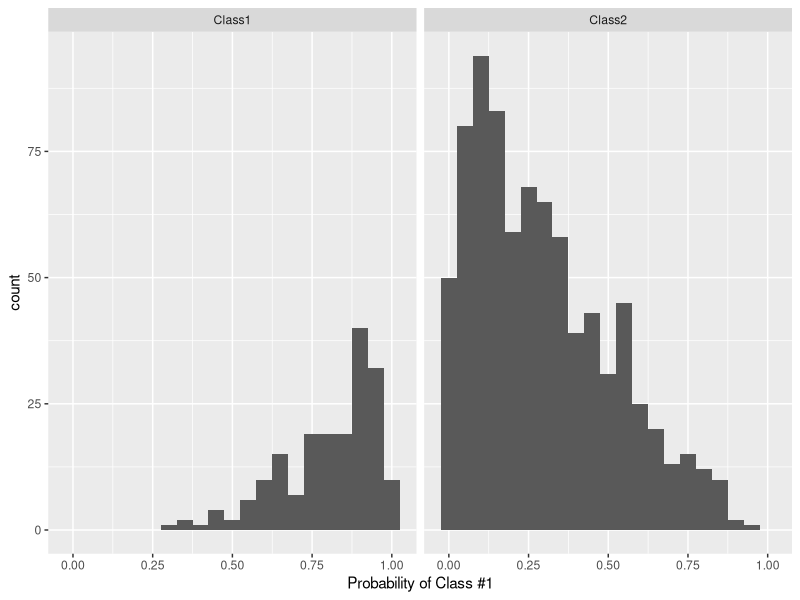

Write R code to recreate this figure.
#Para ejemplarizar todo estos conceptos se utilizara un codigo basado
#en el mostrado en:
#     https://topepo.github.io/caret/measuring-performance.html#probs


library(caret)

#generacion de los datos que simulan la evaluacion de un clasificador
#Primero: se genera el factor con la etiqueta real que se asigna a cada muestra
#    Se recomienda averiguar lo que hace cada función para entender el código
#    perfectamente.
set.seed(1000)
true_class <- sort(factor(sample(paste0("Class", 1:2),
                                 size = 1000,
                                 prob = c(.2, .8), replace = TRUE
                                 )
                          )
                  )

probs_class1 <- c( rbeta(sum(true_class == "Class1"), 4, 1),
                   rbeta(sum(true_class == "Class2"), 1, 2.5)
                  )
probs_class2 <- 1 - probs_class1

test_set <- data.frame(obs = true_class,
                       Class1 = probs_class1,
                       Class2 = probs_class2
                       )
test_set$pred <- factor(ifelse(test_set$Class1 > .5, 
                               "Class1", 
                               ifelse(test_set$Class1 < 0.5, 
                                      "Class2", 
                                      sample(paste0("Class", 1:2), size = 1, prob=c(0.5, 0.5))
                                      )
                               )
                        )

#obtener informacion de lo creado hasta ahora
#   Observar las muestras que pertenecerian a cada clase, tanto real como predicha
summary(test_set)

#No es casualidad los nombres de las variable miembro obs y pred de test_set:
#   en algunas de las funciones que se indican a continuacion es necesario que esos sean
#   los nombres para que las funciones operen correctamente.
#Ademas, aquellos modelos que sean probabilísticos generaran las probabilidades de cada
#clase al predecir un ejemplo. Estas probabilidades se deben almacenar en un vector cuyo
#nombre sera la etiqueta. De aquí que existan las variables miembro Class1 y Class2.


#Veamos los histogramas de probabilidad para cada clase
library(ggplot2)
ggplot(test_set,
       aes(x = Class1)) + #creo el ggplot con la variable test_set y el eje corresponde a 
  # las probabilidades indicadas en test_set$Class1
  geom_histogram(binwidth = .05) + #agnado un histograma para cada clase, ancho de bin 0.05
  facet_wrap(~obs) + #indico sobre que variable hay que realizar la cuenta en cada bin
  xlab("Probability of Class #1") #agnado rotulo


#Primer paso: evaluar el resultado de clasificacion
# se asume como clase positiva Class1 al ser el primer level de los factores obs y pred
cl_results <- confusionMatrix(data = test_set$pred, reference = test_set$obs)
print(cl_results)

# pero podemos especificar el segundo nivel
lvls <- levels(test_set$obs)
cl_results2 <- confusionMatrix(data = test_set$pred, reference = test_set$obs,
                               positive = lvls[2])
print(cl_results2)


#Algunos de los valores de medidas estadísticas de prestaciones de clasificacion
#se pueden calcular directametente con funciones:
#  sensitivity
#  specificity
#  posPredValue
#  negPredValue
#En todas ellas se tienen los mismos parametros: data, reference, positive
sensitivity(data=test_set$pred, reference=test_set$obs, positive = levels(test_set$obs))
specificity(data=test_set$pred, reference=test_set$obs, positive = levels(test_set$obs))
posPredValue(data=test_set$pred, reference=test_set$obs, positive = levels(test_set$obs))
negPredValue(data=test_set$pred, reference=test_set$obs, positive = levels(test_set$obs))

#Para problemas de dos clases, la funcion twoClassSummary retorna el area debajo
#de la curva ROC, la sensitivity y specificity
#   en este caso, twoClassSummary utiliza las probabilidades de cada clase.
#   Luego, en la llamada a train hay que activar a TRUE el argumento classProbs
twoClassSummary(test_set, lev = levels(test_set$obs))


#Hay mas funciones para estos fines.
# defaultSummary(data, lev = NULL, model = NULL)      <<<--- es un wrapper de postResample
# postResample(pred, obs)                             <<<--- Accuracy y Kappa
# mnLogLoss(data, lev = NULL, model = NULL)           <<<--- logaritmo de probabilidad de distribución multinomial
#          -logLoss = (-1/n)  SUM_{i=1}^n SUM_{j=1}^C y_{ij} * log(p_{ij})
# multiClassSummary(data, lev = NULL, model = NULL)   <<<--- retorna los estadísticos promediados de entre los calculados para cada clase
# prSummary(data, lev = NULL, model = NULL)           <<<--- Precision y Recall
#
#Intente utilizar satisfactoriamente estas funciones. 
# TO DO


#############################################################################
#Las medidas de prestaciones de clasificacion se pueden obtener tambien para los datos
#de entrenamiento. Y para problemas multiclase.
#
#Vamos a empezar a aplicar los conceptos de ajuste de clasificador y de validación cruzada.
#


#Datos del problema: iris (nuestro amigo)
data(iris)
TrainData <- iris[,1:4]                  # Features de entrada o Predictores
TrainClasses <- iris[,5]                 # Etiquetas

#Lo primero: obtenga las caracteristicas de estos datos. 
#Y mas especificamente, cuantas etiquetas tenemos
# TO DO


#Uso de train y trainControl para entrenar knn
#
#entrenaremos un clasificador knn utilizando caret, sin validación cruzada
#sin ajuste de parametros, para k=3. 
#Usaremos los datos <TrainData,TrainClasses> para entrenar y para validar
#
knnk3 <- train(TrainData, TrainClasses,
               method = "knn",
               preProcess = c("center", "scale"),
               tuneLength = 1,
               tuneGrid = data.frame(k=3),
               trControl = trainControl(method = "none",classProbs = TRUE))
#como hemos utilizado preProcess en la configuracion de train, entonces no es
#necesario preprocesar nuestos datos de test: 
#ya viene incluindo en knnk3
oknnk3 <- predict(knnk3,TrainData)

#ahora se repetira lo mismo para k=5, almacenando los resultados y modelos en 
#las variables correspondientes.
# TO DO
knnk5 <- train(TrainData, TrainClasses,
               method = "knn",
               preProcess = c("center", "scale"),
               tuneLength = 1,
               tuneGrid = data.frame(k=5),
               trControl = trainControl(method = "none",classProbs = TRUE))
#como hemos utilizado preProcess en la configuracion de train, entonces no es
#necesario preprocesar nuestos datos de test: 
#ya viene incluindo en knnk3
oknnk5 <- predict(knnk5,TrainData)


#Obtenga ahora los promedios de las medidas de prestaciones del clasificador knnk3
#utilice la funcion multiClassSummary
# TO DO
resultados<-confusionMatrix(oknnk3, TrainClasses)
oknnk3 <- predict(knnk3,TrainData)
datos3<-data.frame(obs=TrainClasses, pred=oknnk3)
res3<-multiClassSummary(datos3, lev=levels(TrainClasses))

datos5<-data.frame(obs=TrainClasses, pred=oknnk5)
res5<-multiClassSummary(datos5, lev=levels(TrainClasses))


#Repita lo mismo para el clasificador knnk5
# TO DO


#Cual es mejor? 
# TO DO


#En el ejemplo anterior, existe un clasificador mucho mejor que otro.
#Pero, que pasaria en caso de enfrentarnos a datos no vistos anteriormente?
#Pues no se puede saber como trabajaran los clasificadores porque no tenemos 
#datos extra para realizar esta comprobación.
#
#Por lo tanto, vamos entonces a dividir <TrainData,TrainClasses> en dos 
#conjuntos <trnD,trnC> para train y <tstD,tstC> para evaluar.
trnD = TrainData[c(1:40,51:90,101:140),] # Separar un conjunto para train 
trnC = TrainClasses[c(1:40,51:90,101:140)] # con sus etiquetas correspondientes
tstD = TrainData[c(41:50,91:100, 141:150),] # y otro para test
tstC = TrainClasses[c(41:50,91:100, 141:150)] #tambien con sus etiquetas

#entrenaremos un clasificador knn utilizando caret, sin validación cruzada
#sin ajuste de parametros, para k=3. 
#Usaremos los datos <trnD,trnC> para entrenar y <tstD,tstC> para validar
#
knnk3b <- train(trnD, trnC,
                method = "knn",
                preProcess = c("center", "scale"),
                tuneLength = 1,
                tuneGrid = data.frame(k=3),
                trControl = trainControl(method = "none",classProbs = TRUE))
#como hemos utilizado preProcess en la configuracion de train, entonces no es
#necesario preprocesar nuestos datos de test: ya viene incluindo en knnk3
oknnk3b <- predict(knnk3b,tstD)
datos<-data.frame(obs=tstC, pred=oknnk3b)
res3b<-multiClassSummary(datos, lev=levels(TrainClasses))

#ahora se repetira lo mismo para k=5, almacenando los resultados y modelos en 
#las variables correspondientes.
knnk5b <- train(trnD, trnC,
                method = "knn",
                preProcess = c("center", "scale"),
                tuneLength = 1,
                tuneGrid = data.frame(k=5),
                trControl = trainControl(method = "none",classProbs = TRUE))
#como hemos utilizado preProcess en la configuracion de train, entonces no es
#necesario preprocesar nuestos datos de test: ya viene incluindo en knnk3
oknnk5b <- predict(knnk5b,tstD)
datos<-data.frame(obs=tstC, pred=oknnk5b)
res5b<-multiClassSummary(datos, lev=levels(TrainClasses))

#Obtenga ahora los promedios de las medidas de prestaciones del clasificador knnk3b
#utilice la funcion multiClassSummary
# TO DO

#Repita lo mismo para el clasificador knnk5b
# TO DO

#Cual es mejor? Hay diferencias con lo acontecido en la comparativa anterior?
# TO DO


#Por casualidad, se comprobara ahora las prestaciones de knnk3b y knnk5b con todo
#el dataset
oknnk3bT = predict(knnk3b, TrainData)
oknnk5bT = predict(knnk5b, TrainData)

#Compare estos resultados con los obtenidos anteriormente.
#Existe algo sorprendente?


#############################################################################
#Lo que ha ocurrido es debido a:
# 1.- cuando entrenamos con todos los datos, no hay forma de evaluar el modelo,
#     al no disponer de datos extra para evaluacion.
# 2.- cuando entrenamos con un conjunto de datos para reservar otro conjunto
#     para utilizarlo en la evaluacion, estamos posiblemente obteniendo modelos
#     desviados. Si tenemos la mejor suerte del mundo, elegiremos un subconjunto
#     de train representativo de todos los casos, asi como un subconjunto de test
#     variado. ESTO ES CONFIAR DEMASIADO EN LA SUERTE.
# 3.- Como se pudo apreciar, el resultado tras evaluar sobre todo el conjunto de
#     entrenamiento y test (TrainData), los resultados son peores. Esto es debido
#     a lo comentado anteriormente sobre los subconjuntos de test, pero tambien 
#     es debido a que posiblemente no sean los mejores valores de k
#
#Que se puede hacer entonces?
# 1.- Introducir el ajuste de los parametros de los clasificadores
#Es decir, se fijaran combinaciones de valores de parametros que se consideren
#validos para entrenar el modelo. En el caso de knn, se podra dar valores impares
#del valor de k.
#
# 2.- Conjuntamente con validacion cruzada (y posiblemente, repeticiones).
#Con la validacion cruzada podremos entrenar/evaluar los modelos con diferentes
#pares de conjuntos de train/test. Luego, es posible obtener unos valores promedio
#de prestaciones de clasificador; este valor promedio sera mas independiente del
#remuestreo realizado.
#
#En definitiva, para cada configuracion de parametros se tendra el comportamiento
#medio, independiente del remuestreo, que permitira determinar cual o cuales son
#las mejores combiaciones de parametros.
#
#Todo esto se implementa usando la funcion trainControl y train con mas argumentos.

#especificar los valores posibles para los parametros
kvalues = data.frame(k = c(3,5,7, 9,11,13, 15,17,19, 21))
#
#cuando hay mas de un parametro, se debe tener un data.frame con tantas columnas como
#parametros del modelo, y en cada fila debe ir cada una de las combinaciones que se
#desea analizar.
#Se puede realizar a mano, pero existen metodos menos dolorosos.
#Por ejemplo, con expand.grid
#help(expand.grid)
#expand.grid(height = seq(60, 80, 5), weight = seq(100, 300, 50), sex = c("Male","Female"))

#indicar que se desea validacion cruzada: en este caso, 10-fold cv
#ademas, que el metodo de ajuste de parametros sera el grid (porque se indicaran
#las posibles combinaciones de valores -en nuestro caso, kvalues-).
#a mayores se ha indicado retornar las probabilidad de las clases (knn no lo retorna),
#que almacene las predicciones finales del modelo (normalmente a FALSE), y que 
#la funcion de evaluacion sera la defaultSummary.
help("trainControl")
trnCtrl = trainControl(method = 'cv', number = 10, search = 'grid',savePredictions = TRUE,
                       classProbs = TRUE, summaryFunction = defaultSummary)


#ahora es cuestion de llamar a la funcion train
help(train)
modelo = train(x=TrainData, y=TrainClasses, method = 'knn',
               preProcess = c('center', 'scale'),
               metric = 'Accuracy',
               trControl = trnCtrl,
               tuneGrid = kvalues
               )

#Observemos el modelo obtenido
print(modelo)
#Fijarse en las ultimas lineas impresas:
#   Accuracy was used to select the optimal model using the largest value.
#   The final value used for the model was k = 15.
#Previo a este mensaje, se puede ver los valores de Accuracy y Kappa para cada
#uno de los 10 modelos generados y evaluados con 10-fold cv.

#El modelo devuelto por train tiene varias variables miembro con nombre.
#teclee modelo$  y espere o tabule: verá todos las posibles variables 
# el mejor modelo
# la lista de parametros de control
#
# TO DO: compruebe los valores obtenidos y al mismo tiempo observe la ayuda
# de help(train) para entender el significado de cada una de las posibilidades


#Una vez obtenido el modelo, cada vez que se necesite clasificar se utilizara
#la funcion predict:
outModelo = predict(modelo, tstD)

multiClassSummary(data.frame(obs=tstC, pred=outModelo), lev = levels(tstC), model = 'knn')


#TO DO: evalue todos los modelos obtenidos hasta ahora con el dataset TrainData
#y compare los resultados. Es de verdad modelo el mejor de entre los encontrados?



#############################################################################
#Finalmente, indicar que existen alternativas a knn. Por ejemplo, el modelo
#knn3 permite acceder a los valores de probabilidad de cada etiqueta para cada
#ejemplo.
help(knn3)
#evaluar el modelo knn3 dados el conjunto de entrenamiento y las muestras a 
#clasificar, configurado para que retorne los valores de probabilidad
o3 = knn3Train(trnD, tstD, trnC, k = 15, l = 0, prob = TRUE, use.all = TRUE)
#crear el data.frame con columnas obs, pred, setosa, versicolor y virginica
d3 = data.frame(obs=tstC, pred=factor(o3[1:30]), attr(o3,'prob'))
#evaluar la verosimilitud
mnLogLoss(data=d3, lev=levels(d3$obs), model='knn3')

